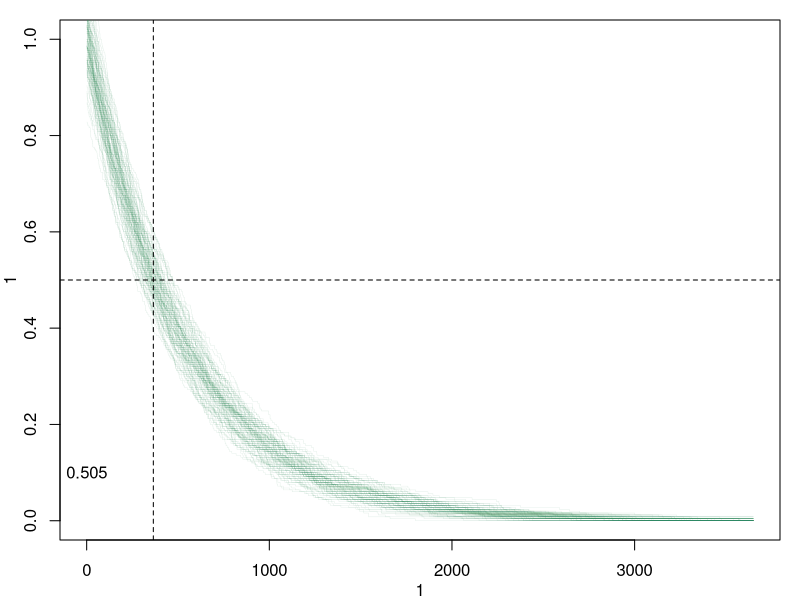
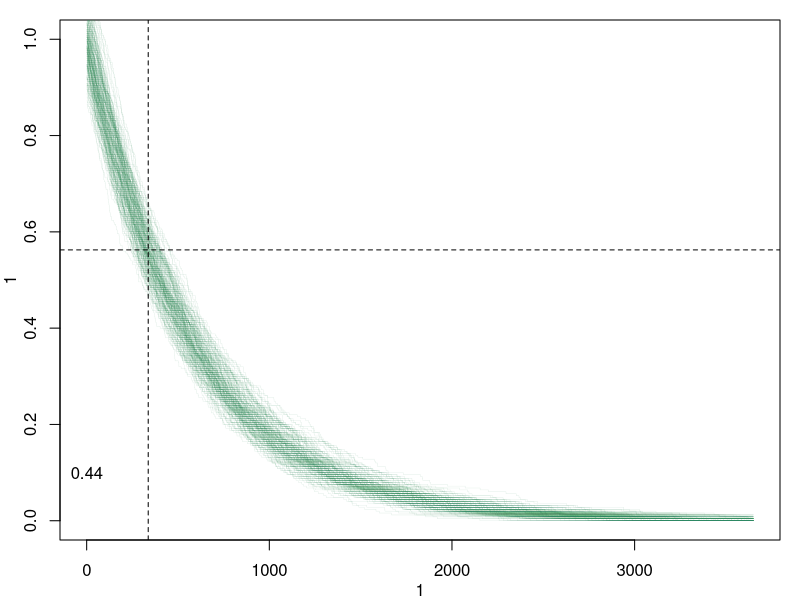

R code for these plots, in order:

## PrEP discontinuation calculation

# Given a certain proportion of MSM discontinuing PrEP by day X, what is the
# daily probability of discontinuing given a geometric distribution?

# Consider that 50% have discontinued after 1 year (365 days)
# This simulates the process with a 25% coverage level

# The daily drop off rate is function of the mean of the geometric distribution
# which relates to the median in the following form
1-(2^(-1/365))

# So the mean time on PrEP associated with a median of 365 is:
1/(1-(2^(-1/365)))

# Let's check it with a simulation:
sim <- function(med.dur = 365, cov = 0.25) {

  do.rate <- 1-(2^(-1/med.dur))

  pstat <- rbinom(1000, 1, cov)
  nprep <- sum(pstat == 1)

  nsteps <- 365 * 10

  for (i in 2:nsteps) {

    elig.stop <- which(pstat == 1)
    vec.stop <- rbinom(length(elig.stop), 1, do.rate)
    ids.stop <- elig.stop[which(vec.stop == 1)]
    if (length(ids.stop) > 0) {
      pstat[ids.stop] <- 0
    }
    nprep[i] <- sum(pstat == 1)
  }
  nprep <- nprep/(1000*cov)
  return(nprep)
}

# Run lots of simulations
med.dur <- 365
cov <- 0.25
sims <- replicate(100, sim(med.dur = med.dur, cov = cov))

# Plot the results
par(mar = c(3,3,1,1), mgp = c(2,1,0))
plot(x = 1, y = 1, type = "n", ylim = c(0, 1), xlim = c(0, 3650))
for (j in 1:ncol(sims)) {
  lines(sims[, j], lwd = 0.3, type = "s", col = adjustcolor("seagreen", alpha.f = 0.2))
}
abline(h = 0.5, v = med.dur, lty = 2)
text(1, 0.1, round(rowMeans(sims)[med.dur], 3))

# Next, given the CDF is: 1-(1-p)^k where p = is the rate parameter and k is the
# day. We need that since we have the cumulative proportion at week 48 (day 337)
# and want to calculate the rate associated with that propability

# If 50% drop off by 365 days, what proportion drop off at 337 days?
do.rate <- 1-(2^(-1/365))
cdf <- 1-(1-do.rate)^337
cdf

# Rearrange to solve for median
-((337*log(2))/log(1-cdf))

# create general function
cdf <- function(p, k) -((k*log(2))/log(1-p))

# Black
cdf(0.4375, 337)

1-(1-(1-2^(-1/405.9874)))^337

# White
cdf(0.1831, 337)

1-(1-(1-2^(-1/1155.025)))^337


# Plug it in and plot it
med.dur <- cdf(0.4375, 337)
cov <- 0.25
sims <- replicate(200, sim(med.dur = med.dur, cov = cov))

# Plot the results
par(mar = c(3,3,1,1), mgp = c(2,1,0))
plot(x = 1, y = 1, type = "n", ylim = c(0, 1), xlim = c(0, 3650))
for (j in 1:ncol(sims)) {
  lines(sims[, j], lwd = 0.3, type = "s", col = adjustcolor("seagreen", alpha.f = 0.2))
}
abline(h = 1 - 0.4375, v = 337, lty = 2)
text(1, 0.1, round(1 - rowMeans(sims)[337], 3))

